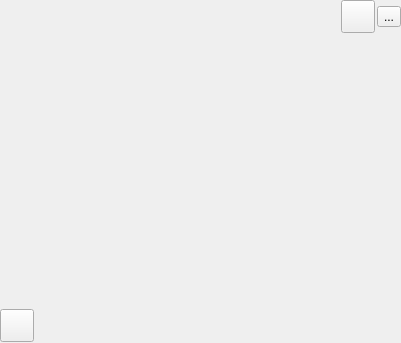
<ui version="4.0" >
 <class>VideoWindow</class>
 <widget class="QWidget" name="VideoWindow" >
  <property name="geometry" >
   <rect>
    <x>0</x>
    <y>0</y>
    <width>401</width>
    <height>343</height>
   </rect>
  </property>
  <property name="windowTitle" >
   <string>@product@ - Video</string>
  </property>
  <layout class="QVBoxLayout" >
   <property name="margin" >
    <number>0</number>
   </property>
   <property name="spacing" >
    <number>0</number>
   </property>
   <item>
    <widget class="QFrame" name="frame" >
     <layout class="QGridLayout" >
      <property name="margin" >
       <number>0</number>
      </property>
      <property name="spacing" >
       <number>2</number>
      </property>
      <item row="2" column="1" >
       <spacer>
        <property name="orientation" >
         <enum>Qt::Horizontal</enum>
        </property>
        <property name="sizeHint" >
         <size>
          <width>281</width>
          <height>34</height>
         </size>
        </property>
       </spacer>
      </item>
      <item row="1" column="0" >
       <spacer>
        <property name="orientation" >
         <enum>Qt::Vertical</enum>
        </property>
        <property name="sizeHint" >
         <size>
          <width>34</width>
          <height>221</height>
         </size>
        </property>
       </spacer>
      </item>
      <item row="0" column="2" >
       <widget class="OsdButton" name="fullScreenButton" >
        <property name="icon" >
         <iconset resource="../../../../resources/wengophone.qrc" >:/pics/video_fullscreen.png</iconset>
        </property>
        <property name="iconSize" >
         <size>
          <width>26</width>
          <height>26</height>
         </size>
        </property>
       </widget>
      </item>
      <item row="0" column="3" >
       <widget class="OsdButton" name="attachDetachButton" >
        <property name="text" >
         <string>...</string>
        </property>
        <property name="icon" >
         <iconset resource="../../../../resources/wengophone.qrc" >:/pics/video_detach.png</iconset>
        </property>
        <property name="iconSize" >
         <size>
          <width>26</width>
          <height>26</height>
         </size>
        </property>
       </widget>
      </item>
      <item row="2" column="0" >
       <widget class="OsdButton" name="flipButton" >
        <property name="icon" >
         <iconset resource="../../../../resources/wengophone.qrc" >:/pics/video_flip.png</iconset>
        </property>
        <property name="iconSize" >
         <size>
          <width>26</width>
          <height>26</height>
         </size>
        </property>
       </widget>
      </item>
     </layout>
    </widget>
   </item>
  </layout>
 </widget>
 <customwidgets>
  <customwidget>
   <class>OsdButton</class>
   <extends>QToolButton</extends>
   <header>qtutil/OsdButton.h</header>
  </customwidget>
 </customwidgets>
 <tabstops>
  <tabstop>flipButton</tabstop>
  <tabstop>fullScreenButton</tabstop>
 </tabstops>
 <resources>
  <include location="../../../../resources/wengophone.qrc" />
 </resources>
 <connections/>
</ui>
